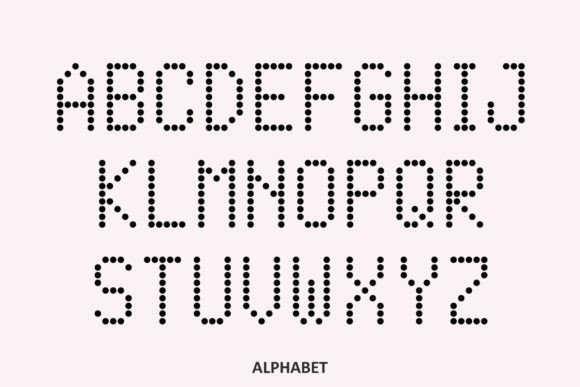
#> input picture 01.jpeg, 580 x 387 px
$ python 08morfologia2.py
#> lines starting #> are read from the running program, lines starting #| are printed output that depends on the picture; after the words box and inside, x2 and y2 are one past the last pixel; in counts of white or black regions, pixels touching at a corner belong together
import cv2

gris = cv2.imread("01.jpeg", 0)
#> gris: shape (387, 580); min 0, max 255, mean 228.1

cv2.namedWindow("gris", cv2.WINDOW_NORMAL)
cv2.namedWindow("gaussiana", cv2.WINDOW_NORMAL)
cv2.namedWindow("binaria", cv2.WINDOW_NORMAL)
cv2.namedWindow("dilatada", cv2.WINDOW_NORMAL)

gaussiana = cv2.GaussianBlur(gris, (9, 9), 0)
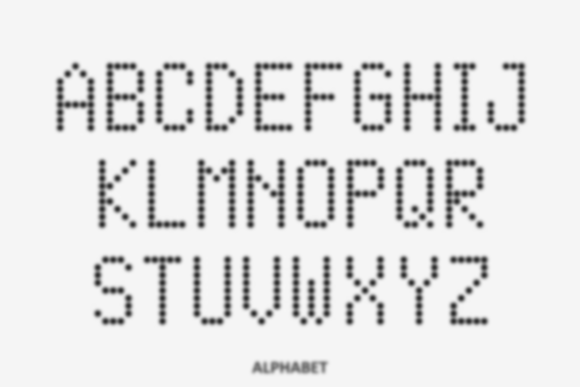
#> gaussiana: shape (387, 580); min 47, max 246, mean 228.1

umbral, binaria = cv2.threshold(gaussiana, 0, 255, cv2.THRESH_BINARY_INV + cv2.THRESH_OTSU)
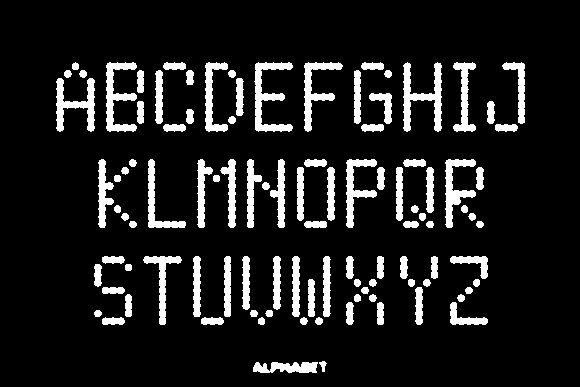
#> binaria: shape (387, 580); 11.1% white; 102 white regions, largest, box (x1, y1, x2, y2) and area: (403, 62, 442, 132) 1102, (254, 62, 293, 132) 1028, (106, 62, 137, 132) 947
#> umbral = 180

kernel = cv2.getStructuringElement(cv2.MORPH_RECT, (7, 7))

# dilatada = cv2.dilate(binaria, kernel, iterations=1)
cierre = cv2.morphologyEx(binaria, cv2.MORPH_CLOSE, kernel)
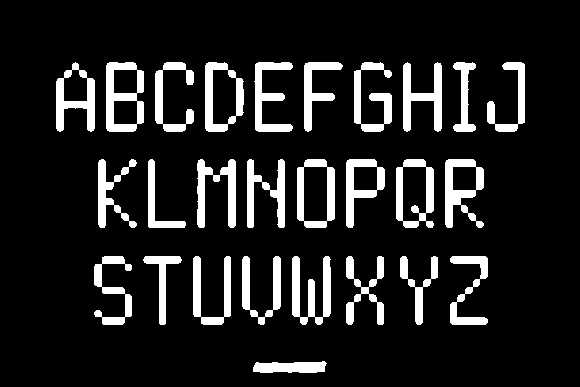
#> cierre: shape (387, 580); 12.4% white; 27 white regions, largest, box (x1, y1, x2, y2) and area: (106, 62, 144, 132) 1401, (292, 256, 331, 325) 1326, (445, 159, 484, 228) 1288


cv2.imshow("gris", gris)
cv2.imshow("gaussiana", gaussiana)
cv2.imshow("binaria", binaria)
cv2.imshow("dilatada", cierre)

cv2.waitKey(0)


cv2.destroyAllWindows()
